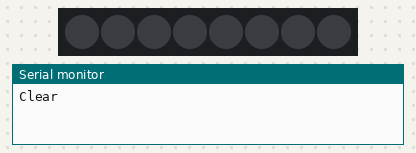
Recording of a program running on a simulated Raspberry Pi Pico. Shown: 8 RGB LEDs in strip order, left to right, the last lines printed to the serial monitor. Wiring (inferred from the names in the program): APA102 LEDs: SPI.

Above: at 0.1 s.
At 2.1 s:
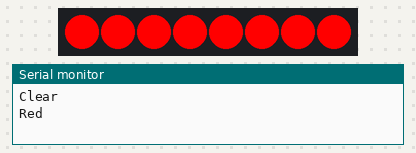
At 4.1 s:
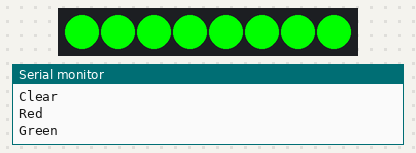
At 6.1 s:
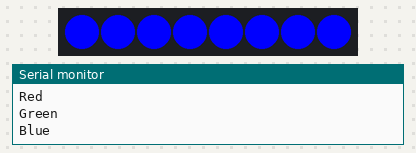
Timing chart, 0 to 39.5 s (numbered marks = the images above):
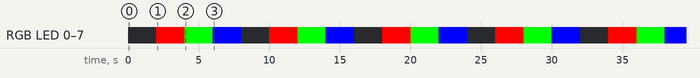

The program:

main.cpp
```cpp
#include <Arduino.h>
#include <SPI.h>
#include <APA102_Custom.h>
APA102 ledStrip(60);
void setup() {
  // put your setup code here, to run once:
  Serial.begin(9600);
  ledStrip.Init();
  // ledStrip.Show();

}

void loop() {
  Serial.println("Clear");
  ledStrip.showUniform(0, 0, 0);
  delay(2000);
  Serial.println("Red");
  ledStrip.showUniform(255, 0, 0);
  delay(2000);
  Serial.println("Green");
  ledStrip.showUniform(0, 255, 0);
  delay(2000);
  Serial.println("Blue");
  ledStrip.showUniform(0, 0, 255);
  delay(2000);
}
```

APA102_Custom.cpp
```cpp
#include <APA102_Custom.h>

void APA102::Init(void)
  {
    SPI.begin();
    // Zero all pixels
    for(uint16_t i = 0; i < length; i++) pixels[i] = MakeColor(0, 0, 0);
    Show(); //should clear all
  }
  APA102::pixel APA102::MakeColor(uint8_t red, uint8_t green, uint8_t blue) {
    pixel out; // Create a blank data type
    out.r = red; // Set red value
    out.g = green; // Set green value
    out.b = blue; // Set blue value
    return out;
  }

  void APA102::Show(void)
  {
    // Begin transmission with 8 Meg clock
    SPI.beginTransaction(SPISettings(8000000ul, MSBFIRST, SPI_MODE0));

    //32 bits of zeros to init xfer
    SPI.transfer(0);
    SPI.transfer(0);
    SPI.transfer(0);
    SPI.transfer(0);

    // Set pixel colors based on data stored in array
    for(uint16_t i = 0; i < length; i++)
    {
        SPI.transfer(0xFF);
        SPI.transfer(pixels[i].b);
        SPI.transfer(pixels[i].g);
        SPI.transfer(pixels[i].r);
    }
    //End frame of 32 bits, adjusted for length
    for(int i = 0; i < length / 20 +4; i++)
    {
        SPI.transfer(0);
    }
    // End transmission
    SPI.endTransaction();
  }

   void APA102::showUniform(uint8_t red, uint8_t green, uint8_t blue)
  {
    // Begin transmission with 8 Meg clock
    SPI.beginTransaction(SPISettings(8000000ul, MSBFIRST, SPI_MODE0));

    //32 bits of zeros to init xfer
    SPI.transfer(0);
    SPI.transfer(0);
    SPI.transfer(0);
    SPI.transfer(0);

    // Make all LEDs uniform color
    for(uint16_t i = 0; i < length; i++)
    {

      SPI.transfer(0xFF);
      SPI.transfer(blue);
      SPI.transfer(green);
      SPI.transfer(red);

    }
    //End frame of 32 bits, adjusted for length
    for(int i = 0; i < length / 20 +4; i++)
    {
        SPI.transfer(0);
    }
    // End transmission
    SPI.endTransaction();
  }
```

APA102_Custom.h
```cpp
#pragma once

#include <SPI.h>
// arduino::MbedSPI SPI1(NC, 3, 2);

class APA102
{
private:

  struct pixel {
    uint8_t r = 0;
    uint8_t b = 0;
    uint8_t g = 0;
  };
  pixel *pixels;

public:
  APA102(uint16_t count) {
    length = count;
    pixels = new pixel[count];
  }
  ~APA102() {
    delete[] pixels;
  }
  int length = 0;
  void Init(void);
  int CountPixels(void) {return length;}
  pixel MakeColor(uint8_t red, uint8_t green, uint8_t blue);
  void Show(void);
  void showUniform(uint8_t red, uint8_t green, uint8_t blue);
  pixel& operator [] (int i)
  {
    return pixels[i];
  }
};
```

Measured:
- by itself, RGB LED 0–7: repeats every 8.0 s: RGB(0, 255, 0) 2.0 s, RGB(0, 0, 255) 2.0 s, off 2.0 s, RGB(255, 0, 0) 2.0 s
- by itself, everything shown: repeats every 8.0 s, in 4 steps
- what the display in image 1 shows lasts 2.0 s, from 2.0 s to 4.0 s
